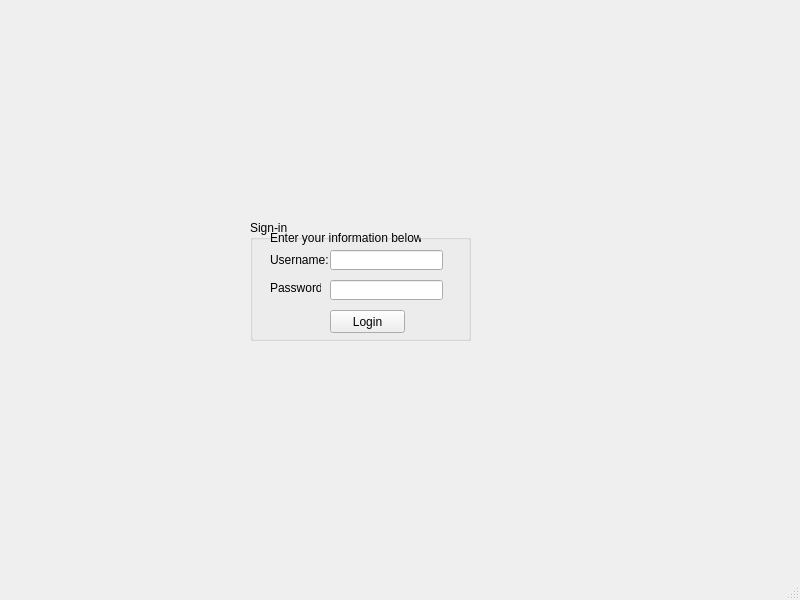
<?xml version="1.0" encoding="UTF-8"?>
<ui version="4.0">
 <class>MainWindow</class>
 <widget class="QMainWindow" name="MainWindow">
  <property name="geometry">
   <rect>
    <x>0</x>
    <y>0</y>
    <width>800</width>
    <height>600</height>
   </rect>
  </property>
  <property name="windowTitle">
   <string>MainWindow</string>
  </property>
  <widget class="QWidget" name="centralwidget">
   <widget class="QLabel" name="Text">
    <property name="geometry">
     <rect>
      <x>270</x>
      <y>230</y>
      <width>151</width>
      <height>16</height>
     </rect>
    </property>
    <property name="text">
     <string>Enter your information below.</string>
    </property>
   </widget>
   <widget class="QLabel" name="Username">
    <property name="geometry">
     <rect>
      <x>270</x>
      <y>250</y>
      <width>61</width>
      <height>20</height>
     </rect>
    </property>
    <property name="text">
     <string>Username:</string>
    </property>
   </widget>
   <widget class="QLabel" name="Password">
    <property name="geometry">
     <rect>
      <x>270</x>
      <y>280</y>
      <width>51</width>
      <height>16</height>
     </rect>
    </property>
    <property name="text">
     <string>Password:</string>
    </property>
   </widget>
   <widget class="QGroupBox" name="groupbox">
    <property name="geometry">
     <rect>
      <x>250</x>
      <y>220</y>
      <width>221</width>
      <height>121</height>
     </rect>
    </property>
    <property name="title">
     <string>Sign-in</string>
    </property>
    <widget class="QPushButton" name="pushButton_login">
     <property name="geometry">
      <rect>
       <x>80</x>
       <y>90</y>
       <width>75</width>
       <height>23</height>
      </rect>
     </property>
     <property name="text">
      <string>Login</string>
     </property>
    </widget>
   </widget>
   <widget class="QLineEdit" name="lineEdit_username">
    <property name="geometry">
     <rect>
      <x>330</x>
      <y>250</y>
      <width>113</width>
      <height>20</height>
     </rect>
    </property>
    <property name="text">
     <string/>
    </property>
   </widget>
   <widget class="QLineEdit" name="lineEdit_password">
    <property name="geometry">
     <rect>
      <x>330</x>
      <y>280</y>
      <width>113</width>
      <height>20</height>
     </rect>
    </property>
   </widget>
  </widget>
  <widget class="QMenuBar" name="menubar">
   <property name="geometry">
    <rect>
     <x>0</x>
     <y>0</y>
     <width>800</width>
     <height>21</height>
    </rect>
   </property>
  </widget>
  <widget class="QStatusBar" name="statusbar"/>
 </widget>
 <resources/>
 <connections/>
</ui>
